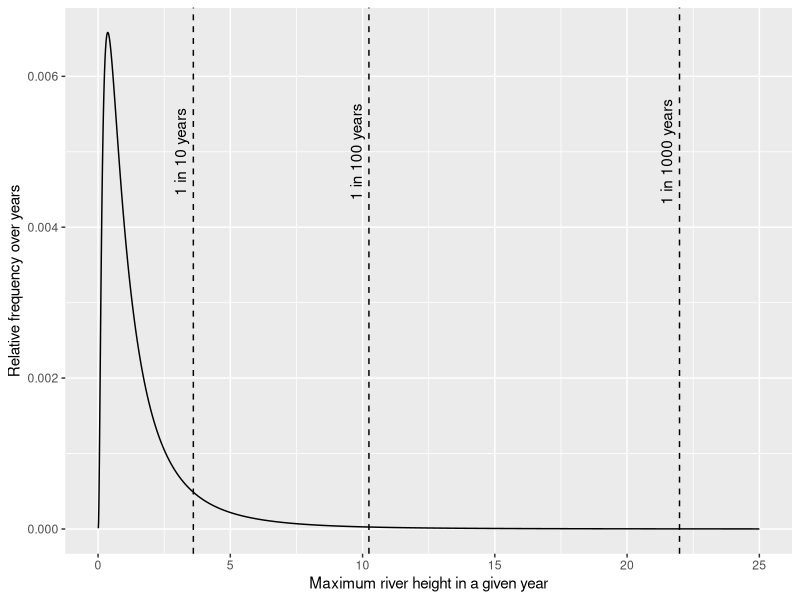
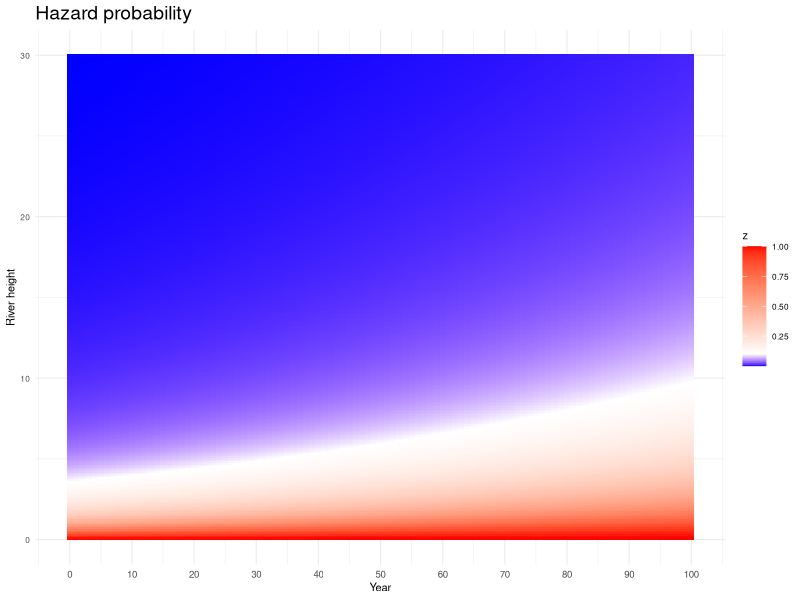

Here is the R script that generated these plots, in order:
## ---- chunk 1
knitr::opts_chunk$set(echo = TRUE)
library(bookdown)
library(ggplot2)
library(viridis)
## ---- chunk 2
wHeight<-seq(0.01,25,0.01)
wPD<-dlnorm(wHeight,0,1)
wPD<-wPD/sum(wPD)
dfW<-data.frame(Height=wHeight,PD=wPD)

p<-ggplot(dfW, aes(x=Height,y=PD))+geom_line()
p<-p+geom_vline(xintercept=qlnorm(c(0.9,0.99,0.999),0,1), linetype="dashed", color="black", linewidth=0.5)
p<-p+annotate(geom = "text", x = qlnorm(c(0.9,0.99,0.999),0,1)-0.5, y = 0.005, label = c("1 in 10 years","1 in 100 years","1 in 1000 years"), color = "black",
             angle = 90)
p<-p+labs(x="Maximum river height in a given year", y="Relative frequency over years")
p
## ---- chunk 3
wHtBaseMed<-0
wHtBaseSD <-1
dCCmed_p_decade<-0.1
dCCSD_p_decade<-0.
nYrs<-100

hts<-seq(0,30,0.1)
df<-do.call(rbind,lapply(seq(0,nYrs,1),function(t,med,sd,dmed,dsd,q){
    ymed<-med+t/10*dmed
    ysd<-sd+t/10*dsd
    return(data.frame(x=rep(t,length(q)),y=q,z=(1-plnorm(q,ymed,ysd))))
      },wHtBaseMed,wHtBaseSD,dCCmed_p_decade,dCCSD_p_decade,hts))
# df$z[df$z<0.005]<-NA

p <-ggplot(df,aes(x=x,y=y,fill=z))+
  geom_tile() + #height=1.1,width=1.1) + 
#  scale_fill_viridis(name="Hazard Probability",option ="C",begin=0.25,end=0.75)
   scale_fill_gradientn(colours=c("blue","white","red"),values=c(0,0.1,1))
#p <-p + scale_y_continuous(trans = "reverse", breaks = unique(df$y))
p <-p + scale_x_continuous(breaks =seq(0,nYrs,10))
p <-p + theme_minimal(base_size = 8)
p <-p + labs(title= "Hazard probability", x="Year", y="River height")
p <-p + theme(legend.position = "right")+
  theme(plot.title=element_text(size = 14))+
  theme(axis.text.y=element_text(size=6)) +
  theme(strip.background = element_rect(colour="white"))+
  theme(plot.title=element_text(hjust=0))+
  theme(axis.ticks=element_blank())+
  theme(axis.text=element_text(size=7))+
  theme(legend.title=element_text(size=8))+
  theme(legend.text=element_text(size=6))
#  removeGrid()#ggExtra
 p
